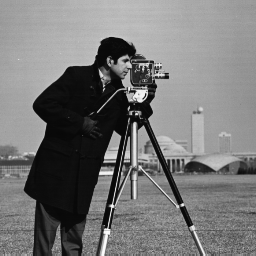
%> input picture cameraman.png, 256 x 256 px
$ octave gaussian_filter.m   (GNU Octave 9; MATLAB toolbox functions it lacks are replaced by stand-ins)
%> lines starting %> are read from the running program, lines starting %| are printed output that depends on the picture
close all;clc; clear all;

 I =imread('cameraman.png');
%> I is the input picture: size 256x256 uint8; min 7, max 253, mean 118.7
 F1 = fftshift(fft2(I));

 [w,h] = size(I);
%> w = 256; h = 256

 %x=0:0.1:ws;
 x = linspace(0,w,w);
%> x = 256 values from 0 to 256
 y=gaussmf(x,[50 w/2]);

 figure;plot(x,y);
%> after `plot(x,y)`:
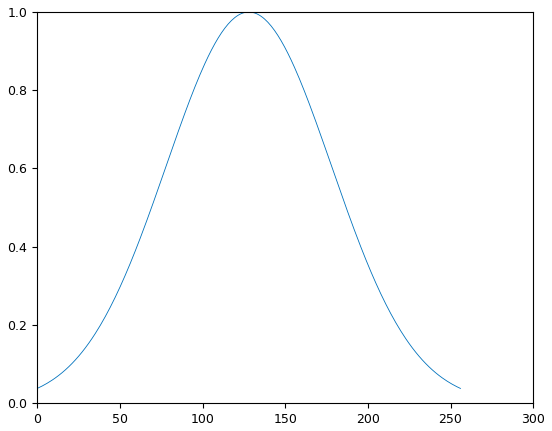
%> figure redrawn from the program's plot data; curve peaks at x = 127.5, y = 1
 H2=conv2(y,y'); % yeni filtremiz oldu
 figure;surf(H2);
%> after `surf(H2)`:
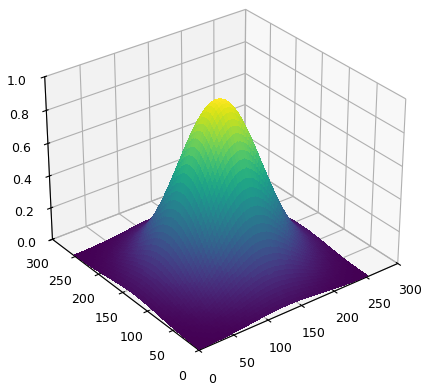
%> figure redrawn from the program's plot data

 If = F1.*H2;
 Iout = ifft2(fftshift(If));
 figure;imshow(uint8(Iout));
%> (this line was passed over: imshow is not available in this run)

 %%%Highpass filter
 H3 = 1-H2;
 figure;surf(H3);
%> after `surf(H3)`:
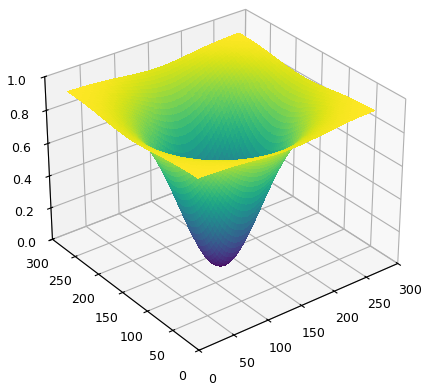
%> figure redrawn from the program's plot data
 If2= F1.*H3;
 Iout2 = ifft2(fftshift(If2));
 figure;imshow(uint8(Iout2));
%> (this line was passed over: imshow is not available in this run)

$ run again, with barbara - Kopya.png copied over cameraman.png
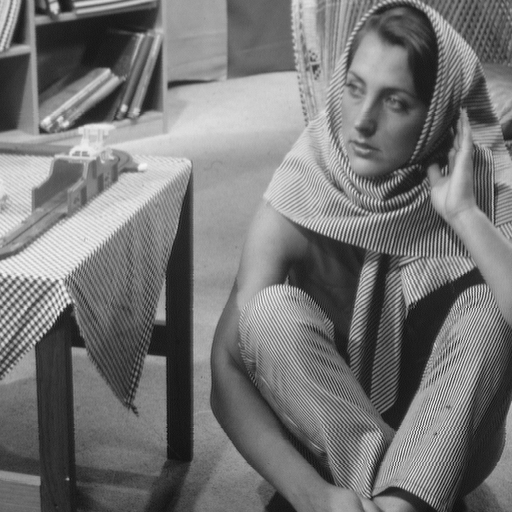
%> input picture barbara - Kopya.png, 512 x 512 px
%> I is the input picture: size 512x512 uint8; min 12, max 246, mean 117.4
%> `plot(x,y)`:
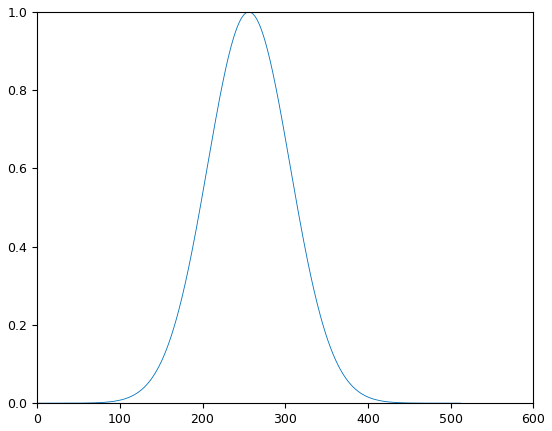
%> figure redrawn from the program's plot data; curve peaks at x = 255.5, y = 1
%> `surf(H3)`:
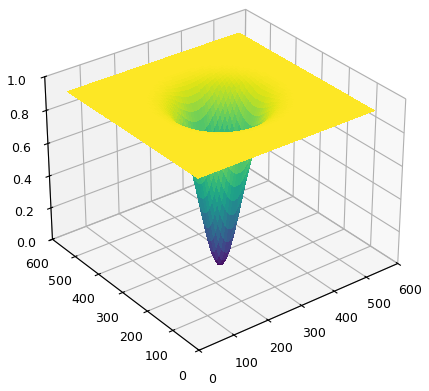
%> figure redrawn from the program's plot data
